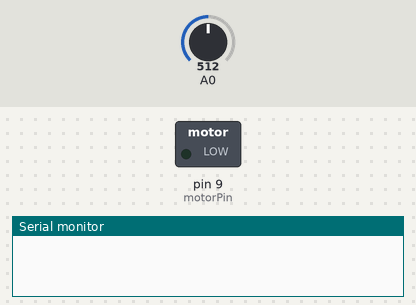
Bench run of a sketch on a simulated Arduino Uno, built with avr-gcc and run on an emulated ATmega328P. On the bench: switched loads named in the sketch (green lamp = pin HIGH), the last lines printed to the serial monitor. The inputs (shaded band) are chosen by the test bench; at power-on: A0 = 512.

Above: at 0.01 s.
At 1.2 s:
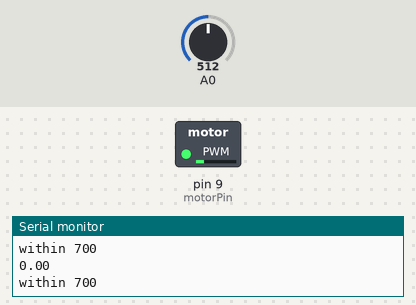
1.3 s: A0 set to 900
At 2.4 s:
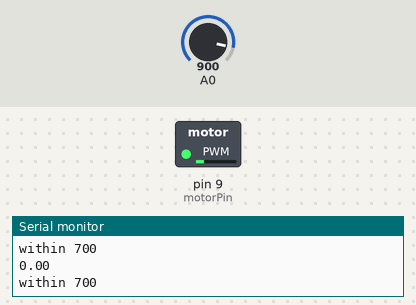
Timing chart, 0 to 4.3 s (numbered marks = the images above; inputs shaded):
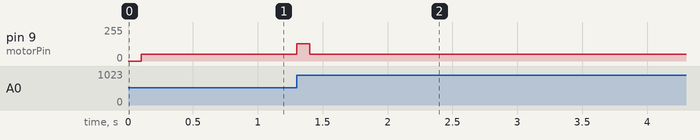

The sketch:

ball_height_with_sound_working__2_.ino
```cpp
/****************************************
Example Sound Level Sketch for the
Adafruit Microphone Amplifier
****************************************/

const int sampleWindow = 100; // Sample window width in mS (50 mS = 20Hz)
unsigned int sample;
const int motorPin = 9;

//  for noise generation***********
/*unsigned long int reg;
int frequency = 100;
const int buzzerPin = 3;*/

void setup()
{
  Serial.begin(9600);
  pinMode(motorPin, OUTPUT);

  //for noise generation**********
  /*pinMode(buzzerPin, OUTPUT);
  reg = 0x55aa55aaL; //The seed for the bitstream. It can be anything except 0.
  */
}


void loop()
{
  unsigned long startMillis = millis(); // Start of sample window
  unsigned int peakToPeak = 0;   // peak-to-peak level

  unsigned int signalMax = 0;
  unsigned int signalMin = 1024;

  // collect data for 50 mS
  while (millis() - startMillis < sampleWindow)
  {
    sample = analogRead(0);
    if (sample < 1024)  // toss out spurious readings
    {
      if (sample > signalMax)
      {
        signalMax = sample;  // save just the max levels
      }
      else if (sample < signalMin)
      {
        signalMin = sample;  // save just the min levels
      }
    }
  }
  peakToPeak = signalMax - signalMin;  // max - min = peak-peak amplitude
  double volts = (peakToPeak * 3.3) / 1.24;  // convert to volts

  Serial.println(volts);

  //frequency = map(volts, 700, 1800, 500, 1000);
 // generateNoise(frequency);

  if (volts <= 700) {
    Serial.println("within 700");
    analogWrite(motorPin, 50);
    //generateNoise(frequency);

  } else if ((volts > 700) && (volts <= 800)) {
    Serial.println("within 800");
    analogWrite(motorPin, 70);

  } else if ((volts > 800) && (volts <= 900)) {
    Serial.println("within 900");
    analogWrite(motorPin, 80);

  } else if ((volts > 900) && (volts <= 1000)) {
    Serial.println("within 1100");
    analogWrite(motorPin, 110);

  } else if (volts > 1000) {
    Serial.println("> 1100");
    analogWrite(motorPin, 130);

  }

}

/*
void generateNoise(int frequency) {
  unsigned long int newr;
  unsigned char lobit;
  unsigned char b31, b29, b25, b24;

  // Extract four chosen bits from the 32-bit register
  b31 = (reg & (1L << 31)) >> 31;
  b29 = (reg & (1L << 29)) >> 29;
  b25 = (reg & (1L << 25)) >> 25;
  b24 = (reg & (1L << 24)) >> 24;

  // EXOR the four bits together
  lobit = b31 ^ b29 ^ b25 ^ b24;

  // Shift and incorporate new bit at bit position 0
  newr = (reg << 1) | lobit;

  // Replace register with new value
  reg = newr;

  // Drive speaker pin from bit 0 of 'reg'
  digitalWrite(buzzerPin, reg & 1);

  // Delay (50) corresponds to 20kHz, but the actual frequency of updates
  // will be lower, due to computation time and loop overhead
  //delayMicroseconds(frequency);    // Changing this value changes the frequency.
  delayMicroseconds(frequency);
}
*/
```

Measured:
- after the input at 1.3 s, pin 9 (motorPin): 50/255 → 130/255 at once, → 50/255 0.10 s later
